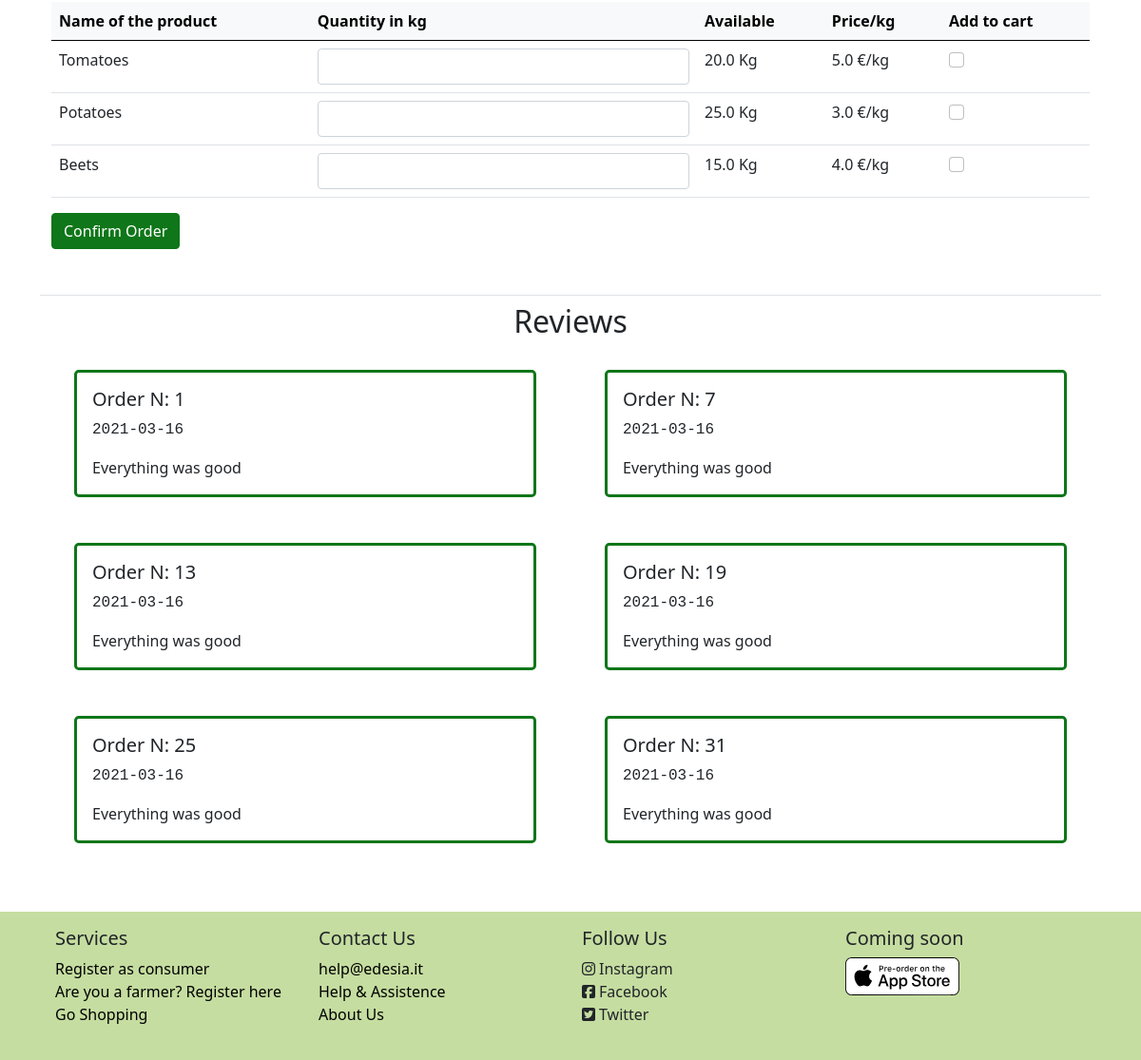
The app's page /farmer_store/7 (lower part), older data.
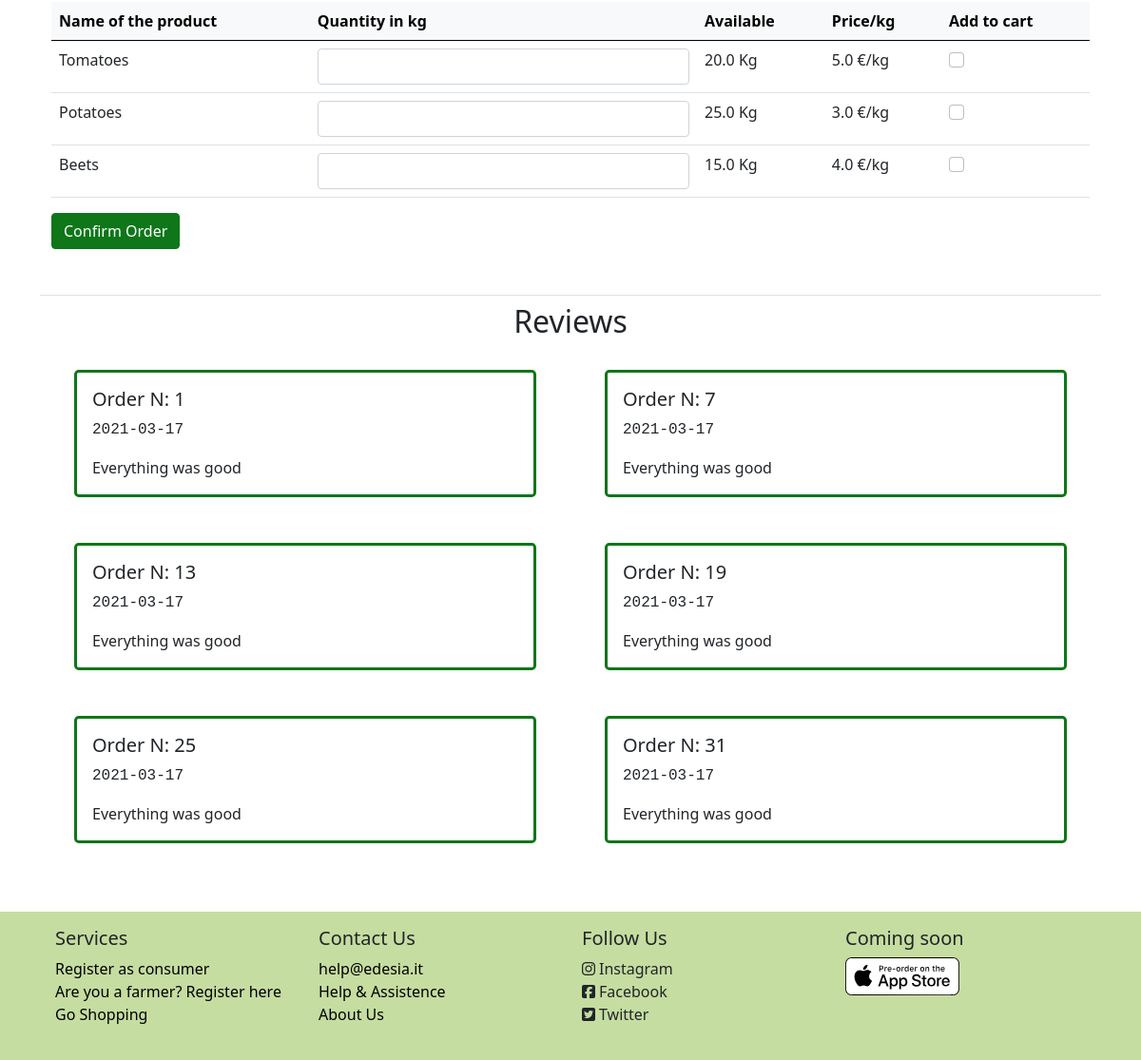
The same page, newer data.
### model.py (models this page shows, shortened)
class Product (db.Model):
    id = db.Column(db.Integer, primary_key=True)
    box = db.Column(db.Boolean)
    supplier_id = db.Column(db.Integer, db.ForeignKey('supplier.id'))
    name = db.Column(db.String, nullable=False)
    price = db.Column(db.Float, nullable=False)
    quantity = db.Column(db.Float, nullable=False)
    description = db.Column(db.Text)

class Review (db.Model):
    id = db.Column(db.Integer, primary_key=True)
    order_id = db.Column(db.Integer, db.ForeignKey('order.id'))
    consumer_id = db.Column(db.Integer, db.ForeignKey('consumer.id'))
    supplier_id = db.Column(db.Integer, db.ForeignKey('supplier.id'))
    text = db.Column(db.Text, nullable=False)
    timestamp = db.Column(db.Date, default=datetime.utcnow)

### app.py (the view)
@app.route('/farmer_store/<int:id>', methods=['GET', 'POST'])
def farmer_store(id):
    supplier = Supplier.query.filter_by(id=id).first()
    products = Product.query.filter(Product.supplier_id==id, Product.box==False, Product.quantity>0.0).all()
    boxes = Product.query.filter(Product.supplier_id==id, Product.box==True, Product.quantity>0.0).all()
    min_entries = len(products)+len(boxes)
    class LocalForm(OrderForm):pass
    LocalForm.order = FieldList(FormField(OrderEntryForm), min_entries=min_entries)
    form=LocalForm()
    reviews = Review.query.filter_by(supplier_id=id).all()
    return render_template("Pages/farmer_store.html", supplier=supplier, products=products, boxes=boxes, form=form, reviews=reviews)

### app.py
    class LocalForm(OrderForm):pass

### form.py
class OrderEntryForm(FlaskForm):
    name = StringField()
    quantity = FloatField('Quantity')
    price = FloatField()
    to_order = BooleanField('Add Product')
    box=BooleanField()

### templates/Pages/farmer_store.html (shortened to what this page needs)
{% extends 'Components/base.html' %}
{% block body %}
    <div class="container-lg mt-3 border-top">
        <form action="{{ url_for('order_func', id = supplier.id) }}" method="post">
            <div class="container-fluid m-auto border-top">
            <div class="table-responsive-lg">
                <table class="table table-hover">
                    <thead class="table-light">
                    <tr>
                        <th scope="col">Name of the product</th>
                        <th scope="col">Quantity in kg</th>
                        <th scope="col">Available</th>
                        <th scope="col">Price/kg</th>
                        <th scope="col">Add to cart</th>
                    </tr>
                    </thead>
                    <tbody>
                    {% for i in range(products|length) %}
                        <tr>
                            <td scope="row">{{ products[i].name }}</td>
                            <td>{{ form.order[i].quantity(class="form-control") }}</td>
                            <td>{{ products[i].quantity }} Kg</td>
                            <td>{{ products[i].price }} €/kg</td>
                            <td class="m-auto">{{ form.order[i].to_order(class="form-check-input") }}</td>
                        </tr>
                    {% endfor %}
                    </tbody>
                </table>
            </div>
            {{ form.submit(class="btn btn-primary", style="background-color: #0F7619; border-color: #0F7619") }}
            </div>
        </form>
        {% if reviews %}
            <div class="container-fluid mt-5 border-top">
                    <h2 class="text-center mt-2">Reviews</h2>
            <div class="row row-cols-lg-2">
                {% for review in reviews %}
                    <div class="col-lg m-auto">
                             <div class="card m-4 rounded-3 border-3" id="cardResult">
                                        <div class="card-body">
                                            <h5 class="card-title">
                                                Order N: {{ review.order_id }}
                                            </h5>
                                            <p class="font-monospace">{{ review.timestamp }}</p>
                                            <p class="card-text">{{ review.text}}</p>
                                        </div>
                            </div>
                    </div>
                {% endfor %}
            </div>
                </div>
        {% endif %}
    </div>
{% endblock %}

### templates/Components/base.html (shortened to what this page needs)
<!DOCTYPE html>
<html lang="en">
<head>
    {% block head %}
        <link href="/static/personal.css" rel="stylesheet">
        <link href="/static/bootstrap/css/bootstrap.css" rel="stylesheet">
    {% endblock %}
</head>
<body>
{% block body %}
{% endblock %}
{% block footer %}
    <div class="container-fluid mt-5" style="background-color: #C5DDA0">
        <div class="container-lg" id="footer">
            <div class="row row-cols-md-4 p-3">
                <div class="col-md pb-1 m-auto navbar-light">
                    <h5>Services</h5>
                    <ul class="list-unstyled">
                        <li><a href="{{ url_for('registration', type_user='consumer') }}">Register as consumer</a></li>
                        <li><a href="{{ url_for('registration', type_user='supplier') }}">Are you a farmer? Register here</a></li>
                        <li><a href="#search">Go Shopping</a></li>
                    </ul>
                </div>
                 <div class="col-md pb-1 m-auto">
                    <h5>Contact Us</h5>
                    <ul class="list-unstyled">
                        <li><a href="mailto:help@edesia.it">help@edesia.it</a></li>
                        <li><a href="{{ url_for('contact_us') }}">Help & Assistence</a></li>
                        <li><a href="{{ url_for('about_us') }}">About Us</a></li>
                    </ul>
                </div>
                 <div class="col-md pb-1 m-auto">
                     <h5>Follow Us</h5>
                     <ul class="list-unstyled">
                         <li><i class="fab fa-instagram pe-1"></i>Instagram</li>
                         <li><i class="fab fa-facebook-square pe-1"></i>Facebook</li>
                         <li><i class="fab fa-twitter-square pe-1"></i>Twitter</li>
                     </ul>
                </div>
                 <div class="col-md pb-1">
                     <h5>Coming soon</h5>
                     <img src="/static/images/homepage/coming_soon_apple.svg" class="img-fluid">
                </div>
            </div>
        </div>
    </div>
{% endblock %}
</body>
</html>

### static/personal.css (style rules this page uses)
#footer a { text-decoration: none; color: black; }
#searchBar input, #cardResult, #cardProfileConsumer { border-color: #0F7619;; }

Row changes from the older to the newer data that the page shows:
changed Review (number 1 of 6 on the later page): timestamp "2021-03-16" → "2021-03-17"
changed Review (number 2 of 6 on the later page): timestamp "2021-03-16" → "2021-03-17"
changed Review (number 3 of 6 on the later page): timestamp "2021-03-16" → "2021-03-17"
changed Review (number 4 of 6 on the later page): timestamp "2021-03-16" → "2021-03-17"
changed Review (number 5 of 6 on the later page): timestamp "2021-03-16" → "2021-03-17"
changed Review (number 6 of 6 on the later page): timestamp "2021-03-16" → "2021-03-17"
